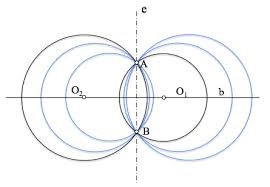
#> input picture circunsferencia3.jpg, 270 x 187 px
$ python ejercicio3.py
#> lines starting #> are read from the running program, lines starting #| are printed output that depends on the picture
import cv2
import numpy as np
import matplotlib.pyplot as plt
# Paso 1: Cargar y preprocesar la imagen
image = cv2.imread('circunsferencia3.jpg', cv2.IMREAD_GRAYSCALE)
#> image: shape (187, 270); min 0, max 255, mean 247.1
blurred_image = cv2.medianBlur(image, 5)  # Suavizado para reducir el ruido
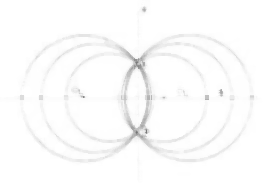
#> blurred_image: shape (187, 270); min 116, max 255, mean 251.4

# Paso 2: Aplicación de la Transformada de Hough para Círculos
circles = cv2.HoughCircles(blurred_image, cv2.HOUGH_GRADIENT, dp=1, minDist=20,
                           param1=50, param2=30, minRadius=0, maxRadius=0)
#> circles = 14 rows, first 8: [176.5, 97.5, 56.3], [84.5, 99.5, 62.4], [109.5, 96.5, 42.7], [195.5, 105.5, 53.5], [193.5, 84.5, 51.2], [82.5, 78.5, 45.5], [93.5, 118.5, 35.8], [172.5, 121.5, 30.8]

# Paso 3: Dibujar los círculos detectados
circle_image = np.copy(image)
if circles is not None:
    circles = np.uint16(np.around(circles))  # Redondeo de coordenadas
#> circles = 14 rows, first 8: [176, 98, 56], [84, 100, 62], [110, 96, 43], [196, 106, 54], [194, 84, 51], [82, 78, 46], [94, 118, 36], [172, 122, 31]
    for i in circles[0, :]:
        center = (i[0], i[1])  # Centro del círculo
        radius = i[2]  # Radio del círculo
        # Dibujar el centro del círculo
        cv2.circle(circle_image, center, 1, (255, 0, 0), 3)
        # Dibujar el contorno del círculo
        cv2.circle(circle_image, center, radius, (0, 255, 0), 3)
#> this loop made 14 passes
#> (center, radius) on passes 1 to 12: ((176, 98), 56), ((84, 100), 62), ((110, 96), 43), ((196, 106), 54), ((194, 84), 51), ((82, 78), 46), ((94, 118), 36), ((172, 122), 31), ((100, 68), 30), ((172, 74), 32), ((156, 86), 32), ((116, 116), 29)
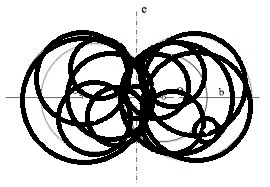
#> circle_image: shape (187, 270); min 0, max 255, mean 190.6

# Mostrar resultados
plt.figure(figsize=(10, 10))
plt.subplot(1, 2, 1)
plt.title("Imagen Original")
plt.imshow(image, cmap="gray")
plt.subplot(1, 2, 2)
plt.title("Círculos Detectados")
plt.imshow(circle_image, cmap="gray")
plt.show()
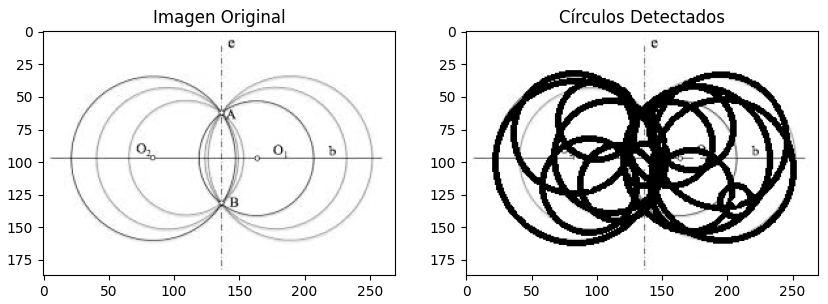
#> figure drawn by matplotlib, 2 panels

$ run again, with circunsferencia1.jpg copied over circunsferencia3.jpg
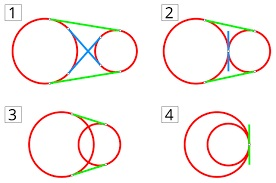
#> input picture circunsferencia1.jpg, 276 x 183 px
#> `circles = cv2.HoughCircles(blurred_image, cv2.HOUGH_GRADIENT, dp=1, mi..`: circles = [[195.5, 50.5, 30.8], [216.5, 144.5, 33.2], [61.5, 144.5, 30.8], [44.5, 51.5, 31.1], [97.5, 144.5, 20.7], [247.5, 52.5, 21.6], [114.5, 51.5, 20.7]]
#> `circles = np.uint16(np.around(circles))`: circles = [[196, 50, 31], [216, 144, 33], [62, 144, 31], [44, 52, 31], [98, 144, 21], [248, 52, 22], [114, 52, 21]]
#> the loop `for i in circles[0, :]:` made 7 passes
#> after the loop `for i in circles[0, :]:`:
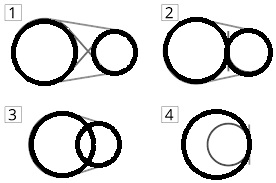
#> circle_image: shape (183, 276); min 0, max 255, mean 222.2
#> `plt.show()`:
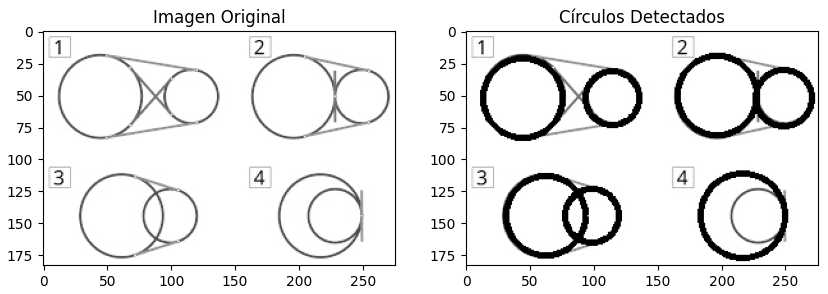
#> figure drawn by matplotlib, 2 panels

$ run again, with circunsferencia2.jpg copied over circunsferencia3.jpg
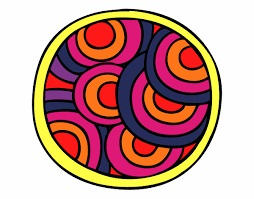
#> input picture circunsferencia2.jpg, 254 x 199 px
#> `blurred_image = cv2.medianBlur(image, 5)`:
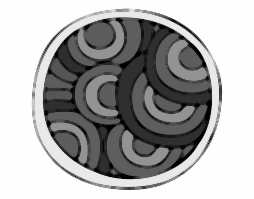
#> blurred_image: shape (199, 254); min 0, max 255, mean 170.9
#> `circles = cv2.HoughCircles(blurred_image, cv2.HOUGH_GRADIENT, dp=1, mi..`: circles = 32 rows, first 8: [126.5, 99.5, 93.7], [168.5, 91.5, 53.4], [137.5, 82.5, 73.8], [142.5, 112.5, 63.5], [100.5, 77.5, 63.1], [164.5, 66.5, 45], [157.5, 126.5, 43.2], [92.5, 143.5, 38.6]
#> `circles = np.uint16(np.around(circles))`: circles = 32 rows, first 8: [126, 100, 94], [168, 92, 53], [138, 82, 74], [142, 112, 64], [100, 78, 63], [164, 66, 45], [158, 126, 43], [92, 144, 39]
#> the loop `for i in circles[0, :]:` made 32 passes
#> `plt.show()`:
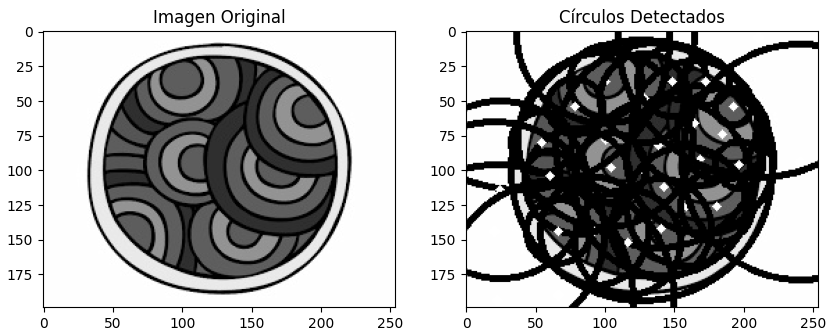
#> figure drawn by matplotlib, 2 panels

$ run again, with Imagen_motor1.jpg copied over circunsferencia3.jpg
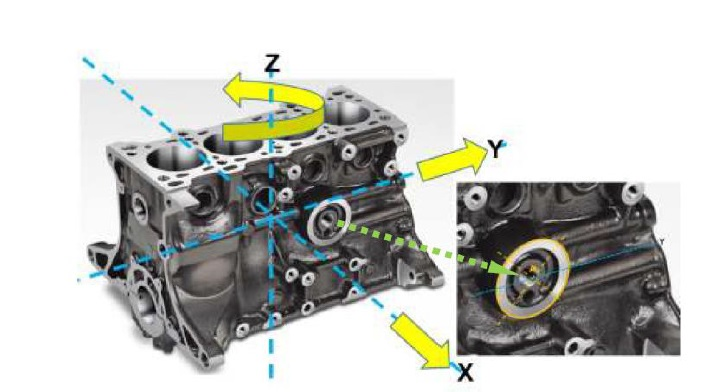
#> input picture Imagen_motor1.jpg, 707 x 392 px
#> `circles = cv2.HoughCircles(blurred_image, cv2.HOUGH_GRADIENT, dp=1, mi..`: circles = 402 rows, first 8: [362.5, 353.5, 229.5], [216.5, 248.5, 90.1], [386.5, 386.5, 253.2], [392.5, 357.5, 226.9], [358.5, 378.5, 215.3], [420.5, 384.5, 250.3], [473.5, 125.5, 199.7], [523.5, 135.5, 219.9]
#> `circles = np.uint16(np.around(circles))`: circles = 402 rows, first 8: [362, 354, 230], [216, 248, 90], [386, 386, 253], [392, 358, 227], [358, 378, 215], [420, 384, 250], [474, 126, 200], [524, 136, 220]
#> the loop `for i in circles[0, :]:` made 402 passes
#> after the loop `for i in circles[0, :]:`:
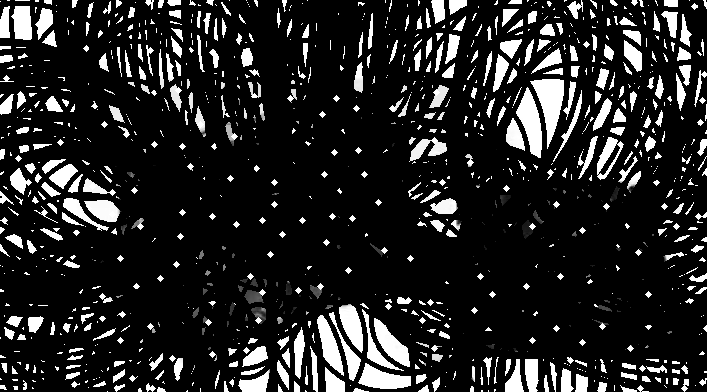
#> circle_image: shape (392, 707); min 0, max 255, mean 36.8
#> `plt.show()`:
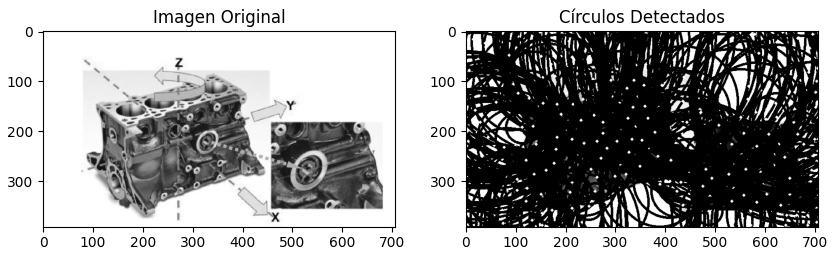
#> figure drawn by matplotlib, 2 panels
